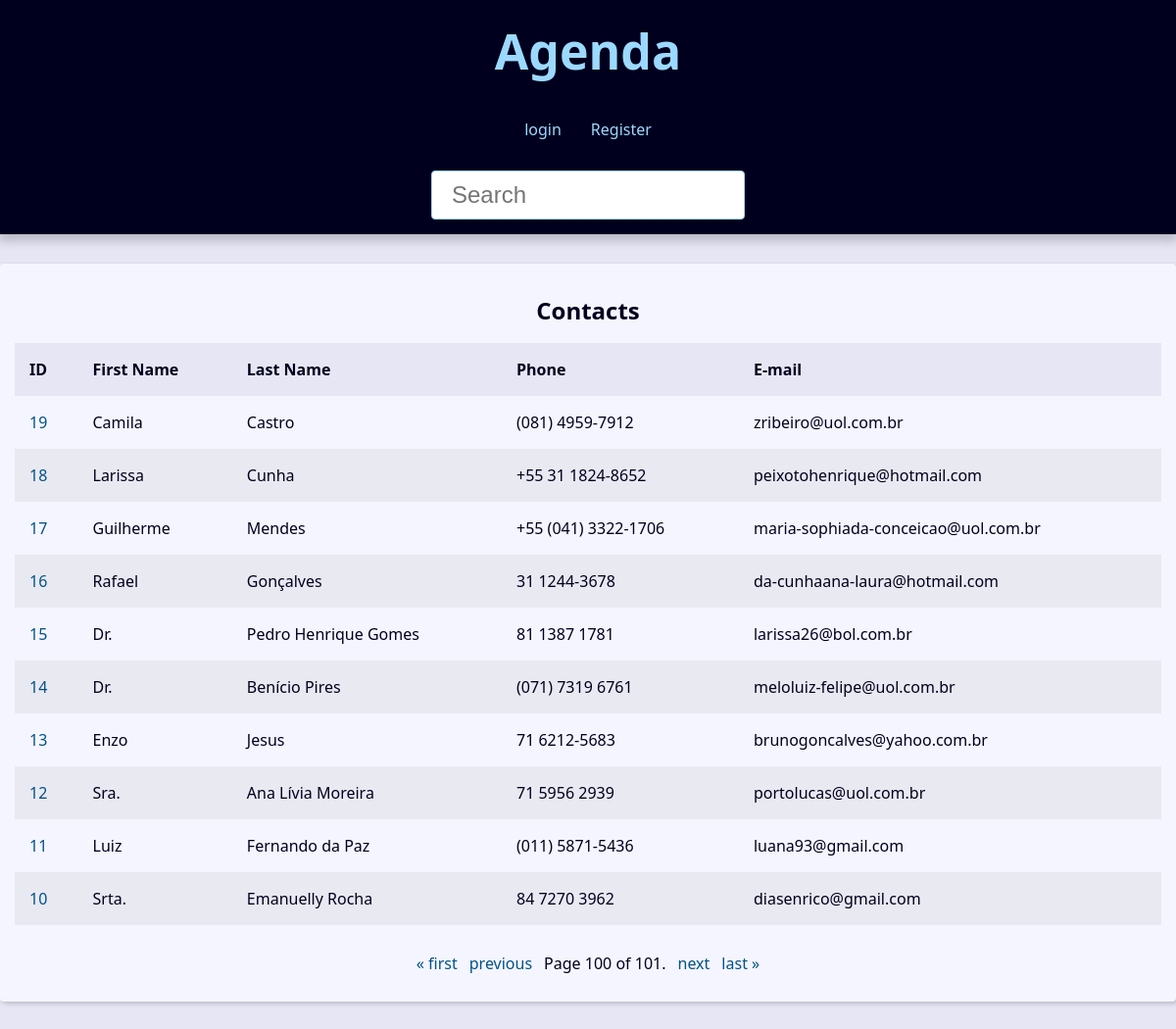
Page /?page=100&q= on the committed database.
### contact/models.py (models this page shows, shortened)
class Contact(models.Model):
    first_name = models.CharField(max_length=50)
    last_name = models.CharField(max_length=50)
    phone = models.CharField(max_length=50)
    email = models.EmailField(max_length=254, blank=True) #Com o blanck você define se é obrigatório ou não, tem validação imbutida
    created_date = models.DateTimeField(default=timezone.now) #Função que pega a data atual
    description = models.TextField(blank=True)
    show = models.BooleanField(default=True) #Default coloca um falor automático, #Ele é de selecionar
    picture = models.ImageField(blank=True, upload_to='pictures/%Y/%m') #Dentro da pasta média ele vai criar uma pasta pictures / ano / mês
    category = models.ForeignKey(
        Category, on_delete=models.SET_NULL,
        blank=True, null=True #Permito que esse campo seja nulo
    )
    owner = models.ForeignKey(
        User, on_delete=models.SET_NULL,
        blank=True, null=True
    )

### contact/views/contact_views.py (the view)
# urls.py: path('',views.index, name='index'),
def index(request):
    contacts = Contact.objects.all().filter(show=True).order_by('-id') #Se colocar [0:10] ele só pega os 10 primeiros contatos
    print(contacts.query) #Para analisar qual consulta está sendo feita
    paginator = Paginator(contacts,10)
    page_number = request.GET.get("page")
    page_obj = paginator.get_page(page_number)
    context = {
        'page_obj': page_obj,
        'site_title':'Contatos - Agenda',
    }
    return render(
        request,
        'contact/index.html',
        context
    )

### contact/templates/contact/index.html
{% extends 'global/base.html' %}
{% block content %}
{%if page_obj %}
    <div class="responsive-table">
        <table class="contacts-table">
            <caption class="table-caption">
                Contacts
            </caption>
            <thead>
                <tr class="table-row table-row-header">
                    <th class="table-header">ID</th>
                    <th class="table-header">First Name</th>
                    <th class="table-header">Last Name</th>
                    <th class="table-header">Phone</th>
                    <th class="table-header">E-mail</th>
                </tr>
            </thead>
            <tbody>
                {% for contact in page_obj%}
                    <tr class="table-row">
                        <td class="table-cel">
                            <a href="{% url 'contact:contact' contact.id %}" class="table-link">
                                {{contact.id}}
                            </a>
                        </td>
                        <td class="table-cel">
                            {{contact.first_name}}
                        </td>
                        <td class="table-cel">
                            {{contact.last_name}}
                        </td>
                        <td class="table-cel">
                            {{contact.phone}}
                        </td>
                        <td class="table-cel">
                            {{contact.email}}
                        </td>
                    </tr>
                {% endfor %}
            </tbody>
        </table>
    </div>
{% else %}
<div class="single-contact">
    <h1 class="single-contact">
        Nenhum cadastro com esse nome
    </h1>
</div>
{% endif %}
{% endblock content %}

### base_static/global/css/style.css (style rules this page uses)
:root { --spacing: 1.5rem; --link-dark-color: rgb(0, 83, 134); --link-light-color: rgb(156, 217, 255); --clr-white: rgb(245, 245, 255); --clr-black: rgb(0, 0, 30); --clr-light-gray: rgb(230, 230, 245); --clr-dark-shadow-5: rgba(0, 0, 10, 5%); --clr-dark-shadow-10: rgba(0, 0, 10, 10%); --clr-dark-shadow-20: rgba(0, 0, 10, 20%); --clr-light-shadow-5: rgba(200, 200, 255, 5%); --clr-light-shadow-10: rgba(200, 200, 255, 10%); --clr-light-shadow-20: rgba(200, 200, 255, 20%); --main-page-width: 120rem; --table-min-width: 60rem; --biggest-font-size: 5rem; --bigger-font-size: 4rem; --big-font-size: 3.2rem; --medium-font-size: 2.4rem; --small-font-size: 1.6rem; --smaller-font-size: 1.4rem; --smallest-font-size: 1.2rem; --transition-fast: 300ms; --transition-medium: 600ms; --transition-slow: 1s; --default-border-radius: 4px; }
*, *::before, *::after { margin: 0; padding: 0; box-sizing: border-box; }
html { font-size: 62.5%; }
body { font-family: system-ui, -apple-system, BlinkMacSystemFont, 'Segoe UI', Roboto, Oxygen, Ubuntu, Cantarell, 'Open Sans', 'Helvetica Neue', sans-serif; line-height: 1.5; font-size: var(--small-font-size); color: var(--clr-black); -webkit-font-smoothing: antialiased; background: var(--clr-light-gray); }
.responsive-table { width: 100%; overflow-x: auto; }
.contacts-table { width: 100%; min-width: var(--table-min-width); border-collapse: collapse; }
.table-caption { font-size: var(--medium-font-size); font-weight: bold; padding: var(--spacing); }
.table-row { text-align: left; text-overflow: ellipsis; transition: background-color var(--transition-fast) ease-in-out; }
.table-row:nth-of-type(2n) { background: var(--clr-dark-shadow-5); }
.table-row-header { background: var(--clr-light-gray); color: var(--clr-black); }
.table-cel, .table-header { padding: var(--spacing); }
.table-link { color: var(--link-dark-color); transition: color var(--transition-fast) ease-in-out; text-decoration: none; }

### rows in the picture
Contact: id "19", first_name "Camila", last_name "Castro", phone "(081) 4959-7912", email "zribeiro@uol.com.br"
Contact: id "18", first_name "Larissa", last_name "Cunha", phone "+55 31 1824-8652", email "peixotohenrique@hotmail.com"
Contact: id "17", first_name "Guilherme", last_name "Mendes", phone "+55 (041) 3322-1706", email "maria-sophiada-conceicao@uol.com.br"
Contact: id "16", first_name "Rafael", last_name "Gonçalves", phone "31 1244-3678", email "da-cunhaana-laura@hotmail.com"
Contact: id "15", first_name "Dr.", last_name "Pedro Henrique Gomes", phone "81 1387 1781", email "larissa26@bol.com.br"
Contact: id "14", first_name "Dr.", last_name "Benício Pires", phone "(071) 7319 6761", email "meloluiz-felipe@uol.com.br"
Contact: id "13", first_name "Enzo", last_name "Jesus", phone "71 6212-5683", email "brunogoncalves@yahoo.com.br"
Contact: id "12", first_name "Sra.", last_name "Ana Lívia Moreira", phone "71 5956 2939", email "portolucas@uol.com.br"
Contact: id "11", first_name "Luiz", last_name "Fernando da Paz", phone "(011) 5871-5436", email "luana93@gmail.com"
Contact: id "10", first_name "Srta.", last_name "Emanuelly Rocha", phone "84 7270 3962", email "diasenrico@gmail.com"

### other values in the picture
{{ page_obj.number }} "100"
{{ page_obj.paginator.num_pages }} "101"
